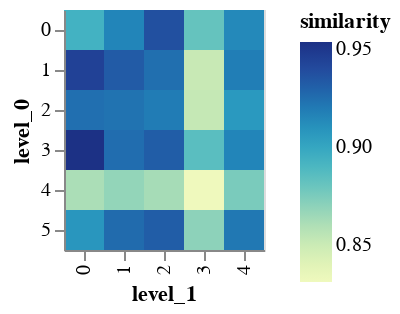

The cell this chart's notebook holds for it:
### Code cell
alt.renderers.enable('default')
text1="Last month, the government put Wuhan in a virtual lockdown, sealing off the city and banning most public transportation and private cars from its streets in a desperate effort to contain the outbreak. Now, many residents say it is nearly impossible to get the health care they need to treat — or even diagnose — the coronavirus. Expressing exasperation, doctors say there is a shortage of testing kits and other medical supplies, and it is not clear why more are not available. The ban on transportation means some residents have to walk for hours to get to hospitals — if they are well enough to make the journey. Layers of bureaucracy stand between residents and help. And the long lines outside hospitals for testing and treatment suggest that the outbreak is spreading far beyond the official count of cases."
text2="Those who do make it to the hospital say they are squeezed together for hours in waiting rooms, where infections are easily spread. But the shortages have meant that many are ultimately turned away and sent home to self-quarantine, potentially compounding the outbreak by exposing their families. Many doctors and residents are putting their hopes on the two new coronavirus hospitals that China has been racing to build in Wuhan in just a matter of days. One of them spans about eight acres, has 1,000 beds and is scheduled to open on Monday. The government says 1,400 military medical workers will be deployed to work there, potentially helping with the shortage of health professionals on hand to combat the outbreak."
def get_sentence_similarity(text1, text2):

    alt.renderers.enable('default')
    doc1 = nlp(text1)
    doc2 = nlp(text2)

    # http://akuederle.com/create-numpy-array-with-for-loop
    sent_sims = np.empty((len(list(doc1.sents)), len(list(doc2.sents))))

    sents1_dict = {i: sent.text for i, sent in enumerate(doc1.sents)}
    sents2_dict = {i: sent.text for i, sent in enumerate(doc2.sents)}
    for i, sent1 in enumerate(doc1.sents):
        for j, sent2 in enumerate(doc2.sents):
            sent_sims[i,j] = cos_sim(sent1,sent2)

    source = pd.DataFrame(sent_sims)

    df = pd.DataFrame(source.stack(), columns=['similarity']).reset_index()

    c = alt.Chart(df).mark_rect().encode(
        x='level_1:O',
        y='level_0:O',
        color='similarity:Q'
    )
    
    return c

get_sentence_similarity(text1, text2)

# print(d1_df)
# print(d2_df)
# print(source)

### Figure 1 — Vega-Lite specification as saved in the notebook (floating-point values rounded to 4 significant figures)
{"config": {"view": {"continuousWidth": 400, "continuousHeight": 300}}, "data": {"name": "data-8a5024da5a5a378920d32f131c23f447"}, "mark": "rect", "encoding": {"color": {"type": "quantitative", "field": "similarity"}, "x": {"type": "ordinal", "field": "level_1"}, "y": {"type": "ordinal", "field": "level_0"}}, "$schema": "https://vega.github.io/schema/vega-lite/v4.0.0.json", "datasets": {"data-8a5024da5a5a378920d32f131c23f447": [{"level_0": 0, "level_1": 0, "similarity": 0.8933}, {"level_0": 0, "level_1": 1, "similarity": 0.9156}, {"level_0": 0, "level_1": 2, "similarity": 0.9374}, {"level_0": 0, "level_1": 3, "similarity": 0.8817}, {"level_0": 0, "level_1": 4, "similarity": 0.9137}, {"level_0": 1, "level_1": 0, "similarity": 0.9445}, {"level_0": 1, "level_1": 1, "similarity": 0.9324}, {"level_0": 1, "level_1": 2, "similarity": 0.9244}, {"level_0": 1, "level_1": 3, "similarity": 0.8512}, {"level_0": 1, "level_1": 4, "similarity": 0.9183}, {"level_0": 2, "level_1": 0, "similarity": 0.9241}, {"level_0": 2, "level_1": 1, "similarity": 0.9227}, {"level_0": 2, "level_1": 2, "similarity": 0.9193}, {"level_0": 2, "level_1": 3, "similarity": 0.8524}, {"level_0": 2, "level_1": 4, "similarity": 0.9066}, {"level_0": 3, "level_1": 0, "similarity": 0.9535}, {"level_0": 3, "level_1": 1, "similarity": 0.925}, {"level_0": 3, "level_1": 2, "similarity": 0.9318}, {"level_0": 3, "level_1": 3, "similarity": 0.8854}, {"level_0": 3, "level_1": 4, "similarity": 0.9154}, {"level_0": 4, "level_1": 0, "similarity": 0.8611}, {"level_0": 4, "level_1": 1, "similarity": 0.8682}, {"level_0": 4, "level_1": 2, "similarity": 0.8626}, {"level_0": 4, "level_1": 3, "similarity": 0.8313}, {"level_0": 4, "level_1": 4, "similarity": 0.8754}, {"level_0": 5, "level_1": 0, "similarity": 0.9079}, {"level_0": 5, "level_1": 1, "similarity": 0.926}, {"level_0": 5, "level_1": 2, "similarity": 0.9315}, {"level_0": 5, "level_1": 3, "similarity": 0.87}, {"level_0": 5, "level_1": 4, "similarity": 0.9208}]}}
